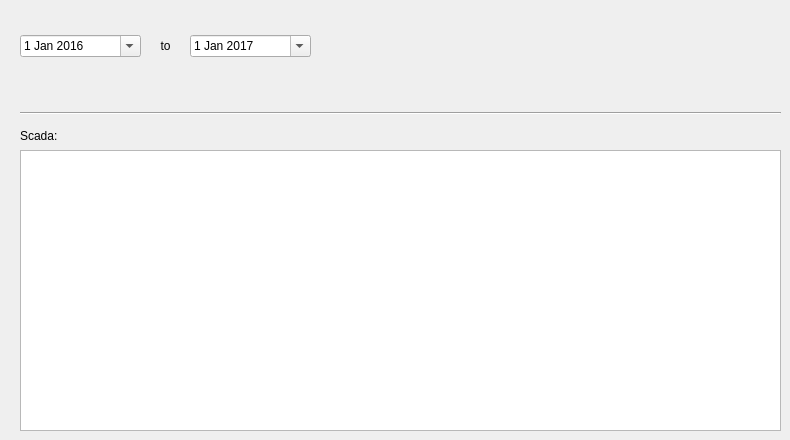
   <widget class="QWidget" name="tab_21">
    <attribute name="title">
     <string>Scada</string>
    </attribute>
    <widget class="QDateEdit" name="date_scada_to">
     <property name="geometry">
      <rect>
       <x>190</x>
       <y>35</y>
       <width>121</width>
       <height>22</height>
      </rect>
     </property>
     <property name="date">
      <date>
       <year>2017</year>
       <month>1</month>
       <day>1</day>
      </date>
     </property>
     <property name="calendarPopup">
      <bool>true</bool>
     </property>
    </widget>
    <widget class="Line" name="line_10">
     <property name="geometry">
      <rect>
       <x>20</x>
       <y>105</y>
       <width>761</width>
       <height>16</height>
      </rect>
     </property>
     <property name="orientation">
      <enum>Qt::Horizontal</enum>
     </property>
    </widget>
    <widget class="QLabel" name="label_scada">
     <property name="geometry">
      <rect>
       <x>20</x>
       <y>125</y>
       <width>90</width>
       <height>22</height>
      </rect>
     </property>
     <property name="font">
      <font>
       <pointsize>9</pointsize>
      </font>
     </property>
     <property name="frameShape">
      <enum>QFrame::NoFrame</enum>
     </property>
     <property name="frameShadow">
      <enum>QFrame::Plain</enum>
     </property>
     <property name="text">
      <string>Scada:</string>
     </property>
     <property name="textFormat">
      <enum>Qt::AutoText</enum>
     </property>
     <property name="scaledContents">
      <bool>false</bool>
     </property>
     <property name="alignment">
      <set>Qt::AlignLeading|Qt::AlignLeft|Qt::AlignVCenter</set>
     </property>
     <property name="margin">
      <number>3</number>
     </property>
    </widget>
    <widget class="QLabel" name="label_scada_to">
     <property name="geometry">
      <rect>
       <x>150</x>
       <y>35</y>
       <width>31</width>
       <height>22</height>
      </rect>
     </property>
     <property name="font">
      <font>
       <pointsize>9</pointsize>
      </font>
     </property>
     <property name="frameShape">
      <enum>QFrame::NoFrame</enum>
     </property>
     <property name="frameShadow">
      <enum>QFrame::Raised</enum>
     </property>
     <property name="text">
      <string>to</string>
     </property>
     <property name="textFormat">
      <enum>Qt::AutoText</enum>
     </property>
     <property name="scaledContents">
      <bool>false</bool>
     </property>
     <property name="alignment">
      <set>Qt::AlignCenter</set>
     </property>
     <property name="margin">
      <number>3</number>
     </property>
    </widget>
    <widget class="QDateEdit" name="date_scada_from">
     <property name="geometry">
      <rect>
       <x>20</x>
       <y>35</y>
       <width>121</width>
       <height>22</height>
      </rect>
     </property>
     <property name="date">
      <date>
       <year>2016</year>
       <month>1</month>
       <day>1</day>
      </date>
     </property>
     <property name="calendarPopup">
      <bool>true</bool>
     </property>
    </widget>
    <widget class="QTableView" name="tbl_scada">
     <property name="geometry">
      <rect>
       <x>20</x>
       <y>150</y>
       <width>761</width>
       <height>281</height>
      </rect>
     </property>
    </widget>
   </widget>
